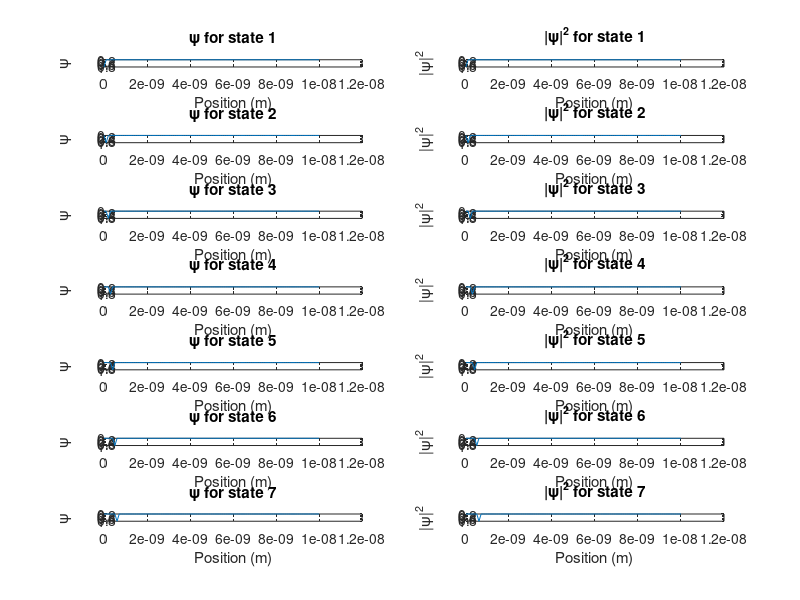

MATLAB code to generate this figure:
hbar = 1.0545718e-34;
m = 9.10938356e-31;
L = 10e-9;
N = 100;
x = linspace(0, L, N);
dx = x(2) - x(1);
H = zeros(N, N);
psi = zeros(N, 7);
psi2 = zeros(N, 7);
for i = 1:N
for j = 1:N
if i == j
H(i, j) = -2;
elseif abs(i-j) == 1
H(i, j) = 1;
end
end
end
H = -hbar^2 / (2*m*dx^2) * H;
[E, V] = eig(H);
for n = 1:7
psi(:, n) = V(:, n) / sqrt(sum(V(:, n).^2));
psi2(:, n) = abs(psi(:, n)).^2;
end
for n = 1:7
subplot(7, 2, 2*n-1);
plot(x, psi(:, n));
title(['\psi for state ', num2str(n)]);
xlabel('Position (m)');
ylabel('\psi');
subplot(7, 2, 2*n);
plot(x, psi2(:, n));
title(['|\psi|^2 for state ', num2str(n)]);
xlabel('Position (m)');
ylabel('|\psi|^2');
end